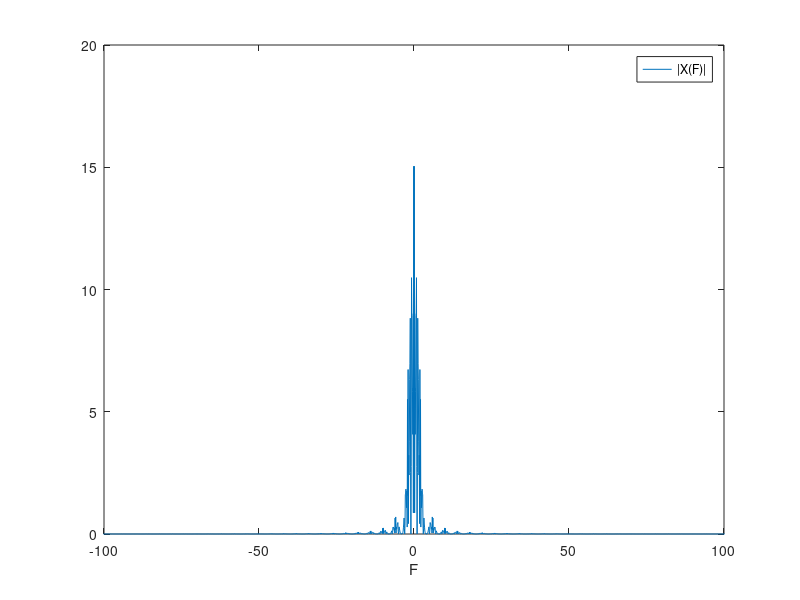
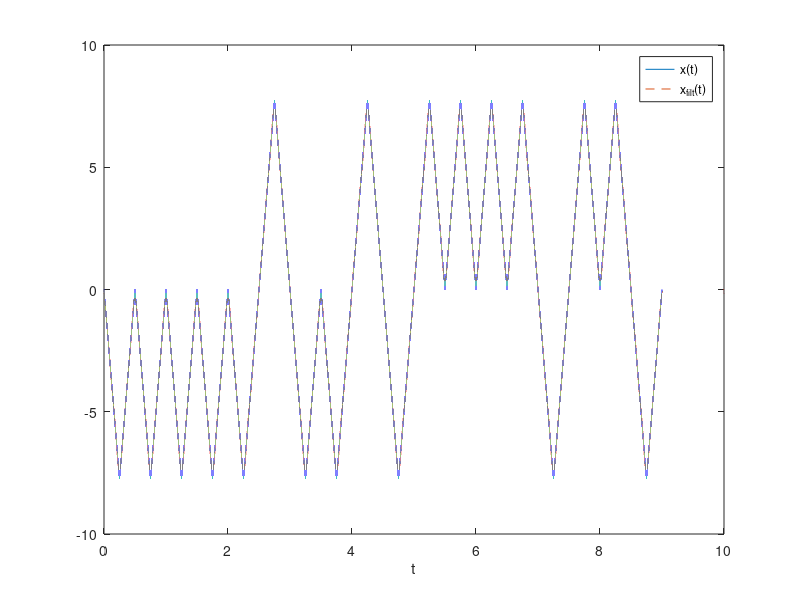
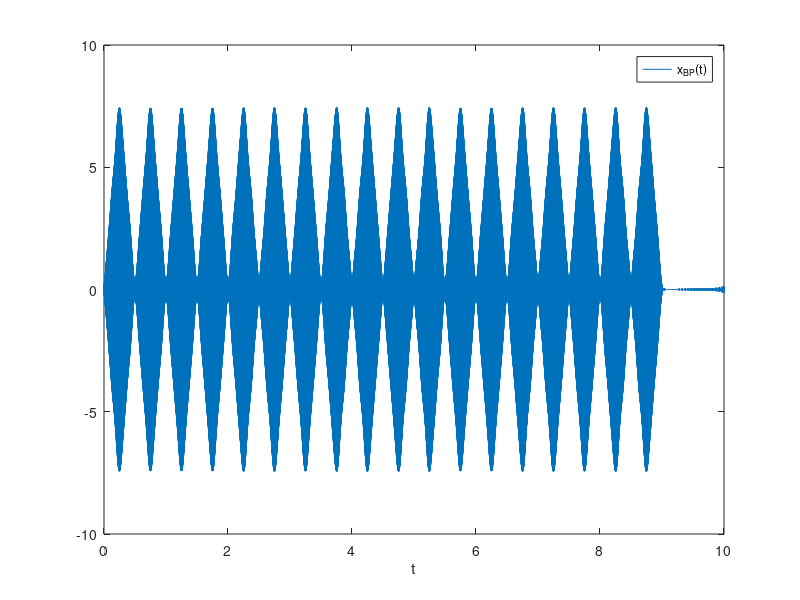
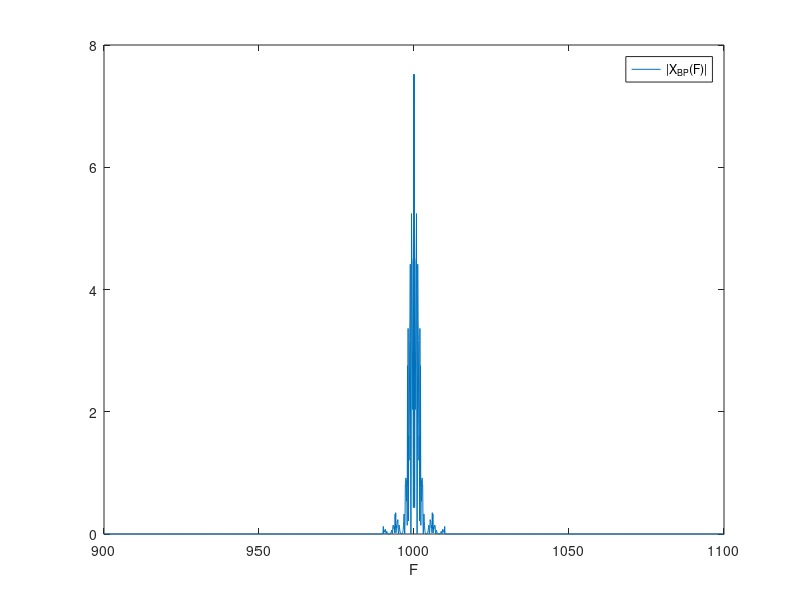

Here is the MATLAB script that generated these plots, in order: (Note: this script raises an error after producing the figures.)
%TEL415 - ERGASIA 3
%ARI8MOS OMADAS: LAB41544983
%Matsatsos Ioannis 2013030148
%Andreadakis Antonis 2013030059
clc; clear; close all;


%% Askhsh 1
%% erwthma A
T = 0.5;    % secs
N = 18;     % bits {-1, +1}

Ts = 10^-5;     % periodos deigmatolh4ias
Fs = 1/Ts;      % sixnothta deigmatolh4ias

t0 = [0:Ts:T-Ts];       % gia 1 periodo
t = [0:Ts:(N+2)*T-Ts];  % gia olo to shma

A = 9.798;  % Aplitude for T=0.5

% creating pulse p
pa = A * t0(t0<T/2);
pb = A * (T-t0(t0>=T/2));
p = [pa pb];

% creating signal x baseband
x = [];
for i = 1:18
    s = 2 * (rand > 0.5) - 1;
    p_new = sqrt(10) * s * p;
    x = [x p_new];
end
x = [x zeros(1, 2 * length(p))];    % last two periods are zero

X = fftshift(fft(x)) * Ts;          % Fourier of x
K = length(x);
F = [-K/2:K/2-1] * Fs/K;

%figure;
%plot(t, x);
figure
plot(F, abs(X))
xlim([-100 100]); xlabel('F'); legend('|X(F)|')

%% erwthma B
B = 10;    % Hz
B_points = round(B*K*Ts);
% 1os tropos - slow
%for i = 1:length(F)
%    if abs(F(i)) <= B
%        X_filt(i) = X(i);
%    else
%        X_filt(i) = 0;
%    end
%end

% 2os tropos - fast
filter_lowpass = [zeros(1, K/2-B_points) ones(1, 2*B_points) zeros(1, K/2-B_points)];
f1=find(filter_lowpass);
X_filt = X .* filter_lowpass;   % X filtered

x_filt = ifft(fftshift(X_filt)) * Fs;       % Inverse Fourier of X_filt

figure
plot(t, x, t, x_filt,'--')
xlabel('t'); legend('x(t)','x_f_i_l_t(t)')

% x bandpass
Fc = 1000;          % Hz - carrier frequency
x_BP = x_filt .* cos(2 * pi * Fc * t);      % modulation with 1000 Hz carrier

figure;
plot(t, x_BP)
xlabel('t'); legend('x_B_P(t)')

X_BP = fftshift(fft(x_BP)) * Ts;        % Fourier of x bandpass

figure
plot(F, abs(X_BP))
xlim([900 1100]); xlabel('F'); legend('|X_B_P(F)|')

%% erwthma C
L = 100;        % number of arrays
al = rand(1, L);
max_delay = 0.1 * T;
tl = max_delay * rand(1, L);
% create y bandpass
for i = 1:L
    tl_to_zeros = round(tl(i) / Ts);
    x_BP_delayed_tl = [zeros(1,tl_to_zeros) x_BP(1:end-tl_to_zeros)];
    y_temp(i, :) = al(i) .* x_BP_delayed_tl;
end
y_BP = sum(y_temp);

Y_BP = fftshift(fft(y_BP)) * Ts;        % Fourier of y bandpass

% 1os tropos - slow
%for i = 1:length(F)
%    if abs(F(i)-Fc) <= B
%        Y_BP_filt(i) = Y_BP(i);
%    elseif abs(F(i)+Fc) <= B
%        Y_BP_filt(i) = Y_BP(i);
%    else
%        Y_BP_filt(i) = 0;
%    end
%end

% 2os tropos - fast
%filter_bandpass = [zeros(1,489900) ones(1,200) zeros(1,19800) ones(1,200) zeros(1,489900)];
filter_bandpass = [zeros(1, K/2-B_points^2-B_points) ones(1, 2*B_points) zeros(1, 2*B_points^2-2*B_points) ones(1, 2*B_points) zeros(1, K/2-B_points^2-B_points)];

Y_BP_filt = Y_BP .* filter_bandpass;        % bandpass filter Y

y_BP_filt = ifft(fftshift(Y_BP_filt)) * Fs;     % inverse Fourier of Y bandpass

figure;
plot(F, abs(Y_BP))
xlim([900 1100]); xlabel('F'); legend('|Y_B_P(F)|')

figure
plot(F, abs(Y_BP_filt))
xlim([900 1100]); xlabel('F'); legend('|Y_B_P_,_f_i_l_t(F)|')

%% erwthma D
% move positive frequencies' content of Y_BP_filt to [-B,+B]
%Y = [zeros(1, 499900) Y_BP_filt(509901:510100) zeros(1, 499900)];
Y = [zeros(1, K/2-B_points) Y_BP_filt(K/2-B_points+B_points^2+1:K/2+B_points^2+B_points) zeros(1, K/2-B_points)];

y = ifft(fftshift(Y)) * Fs;     % Inverse Fourier of Y

h = sum(1/2 * al .* exp(-1i*2*pi*Fc.*tl));

figure
plot(t, x_filt, t, real(y./h))
hold on

% erwthma (C, D), for-loop for all delays
for delay = [0.2 0.3 0.5 1.5]
    max_delay = delay * T;
    tl = max_delay * rand(1, L);
    for i = 1:L
        tl_to_zeros = round(tl(i) / Ts);
        x_BP_delayed_tl = [zeros(1,tl_to_zeros) x_BP(1:end-tl_to_zeros)];
        y_temp(i, :) = al(i) .* x_BP_delayed_tl;
    end
    y_BP = sum(y_temp);
    Y_BP = fftshift(fft(y_BP)) * Ts;
    filter_bandpass = [zeros(1, K/2-B_points^2-B_points) ones(1, 2*B_points) zeros(1, 2*B_points^2-2*B_points) ones(1, 2*B_points) zeros(1, K/2-B_points^2-B_points)];
    Y_BP_filt = Y_BP .* filter_bandpass;
    y_BP_filt = ifft(fftshift(Y_BP_filt)) * Fs;
    Y = [zeros(1, K/2-B_points) Y_BP_filt(K/2-B_points+B_points^2+1:K/2+B_points^2+B_points) zeros(1, K/2-B_points)];
    y = ifft(fftshift(Y)) * Fs;
    h = sum(1/2 * al .* exp(-1i*2*pi*Fc.*tl));
    plot(t, real(y./h));
end
xlabel('t'); legend('x_f_i_l_t','y, delay=0.1*T','y, delay=0.2*T','y, delay=0.3*T','y, delay=0.5*T','y, delay=1.5*T')

%% erwthma E
L = 400;
for i = 1 : 10^6
    al = rand(1, L);
    max_delay = 0.1 * T;
    tl = max_delay * rand(1, L);
    h(i) = sum(1/2 * al .* exp(-1i*2*pi*Fc.*tl));
end

hr = real(h); hi = imag(h);

figure
histogram2(hr,hi);
xlabel('real(h)'); ylabel('imag(h)'); title('pdf of h')

% repeat above for max_delay = 0
for i = 1 : 10^6
    al = rand(1, L);
    max_delay = 0 * T;
    tl = max_delay * rand(1, L);
    h0(i) = sum(1/2 * al .* exp(-1i*2*pi*Fc.*tl));
end

h0r = real(h0); h0i = imag(h0);

figure
histogram2(h0r,h0i);
xlabel('real(h)'); ylabel('imag(h)'); title('pdf of h, max-delay = 0')